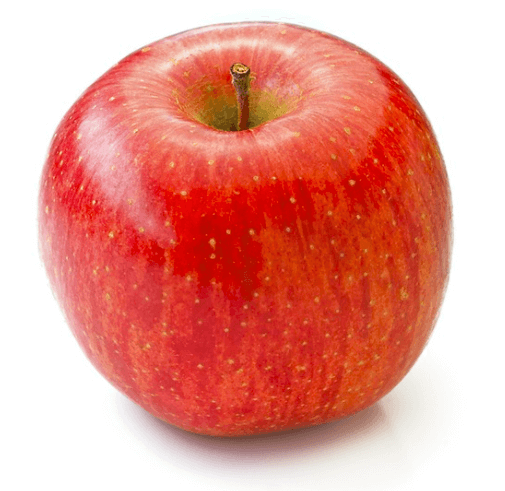
#> input picture 2025/Python/apple.png, 505 x 491 px
$ jupyter execute --allow-errors 20250806_opencv.ipynb   (older library calls are emulated)   (text cells are left out)
#> lines starting #> are read from the running program, lines starting #| are printed output that depends on the picture; after the words box and inside, x2 and y2 are one past the last pixel; in counts of white or black regions, pixels touching at a corner belong together; pictures that were not available may be replaced by others from this repository, and a replacement may not be noted
[cell 1]
import cv2
import numpy as np

[cell 2]
src = cv2.imread('apple.png', cv2.IMREAD_GRAYSCALE)
#> src: shape (491, 505); min 51, max 255, mean 175
dx = cv2.Sobel(src, -1, 1, 0, delta=120)
dy = cv2.Sobel(src, -1, 0, 1, delta=120)

cv2.imshow('src', src)
cv2.imshow('dx', dx)
cv2.imshow('dy', dy)

cv2.waitKey()
cv2.destroyAllWindows()

[cell 3]
src = cv2.imread('beach.jpg', cv2.IMREAD_GRAYSCALE)
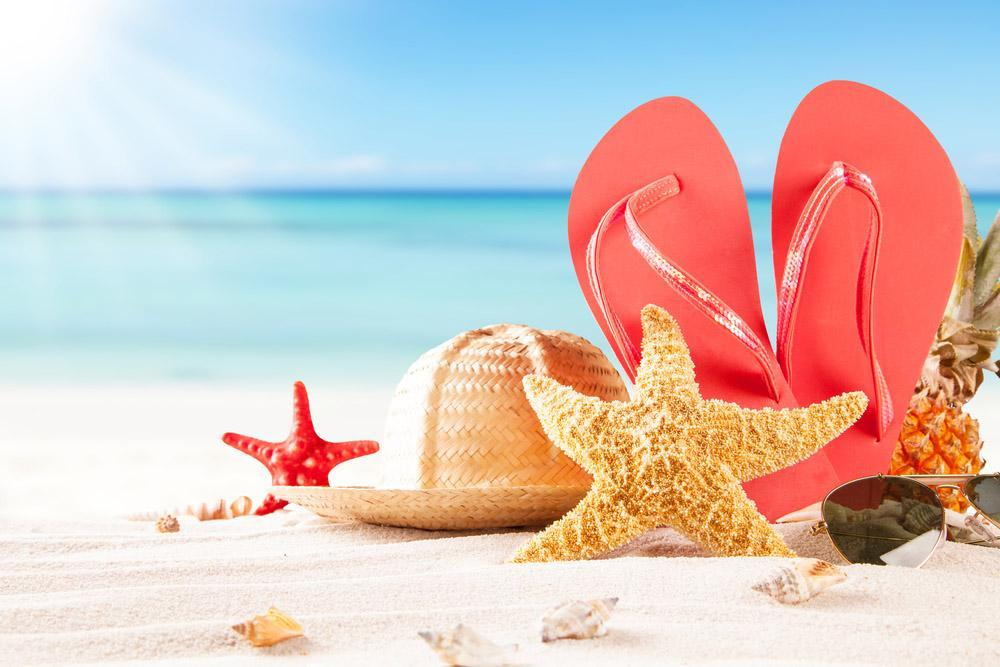
#> input picture 2025/Python/beach.jpg, 1000 x 667 px
#> src: shape (667, 1000); min 8, max 255, mean 200.6
dx = cv2.Sobel(src, cv2.CV_32F, 1, 0)
#> dx: shape (667, 1000) float32
dy = cv2.Sobel(src, cv2.CV_32F, 0, 1)
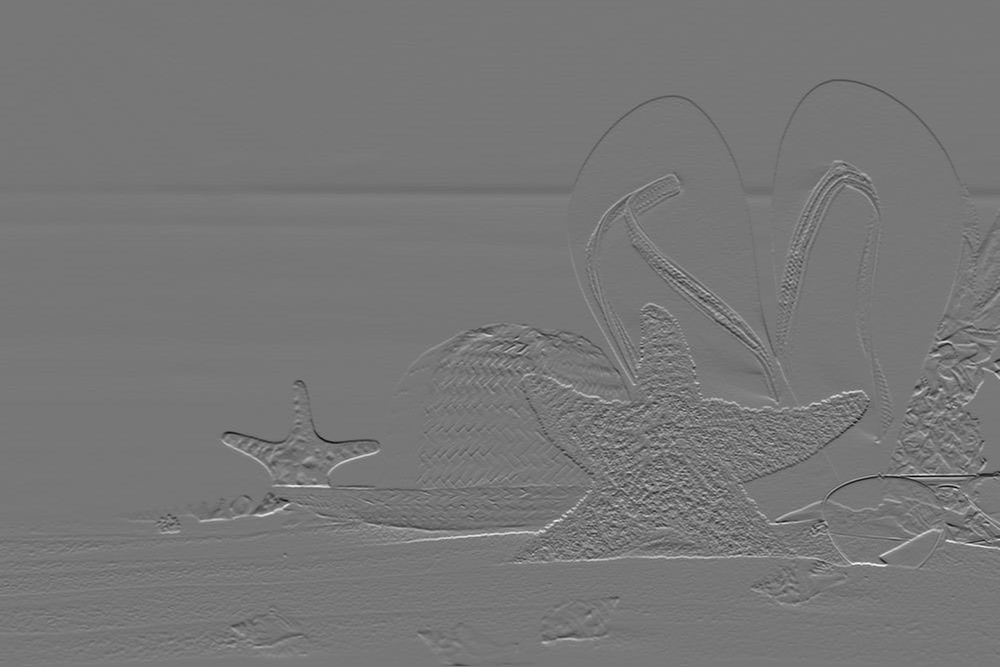
#> dy: shape (667, 1000) float32; min -708, max 805, mean 0.6; drawn with min black and max white

mag = cv2.magnitude(dx, dy)
mag = np.clip(mag, 0,255).astype(np.uint8)

dst = np.zeros(src.shape[:2], np.uint8)
dst[mag > 120] = 255
cv2.imshow('src', src)
cv2.imshow('mg', mag)
cv2.imshow('dst', dst)
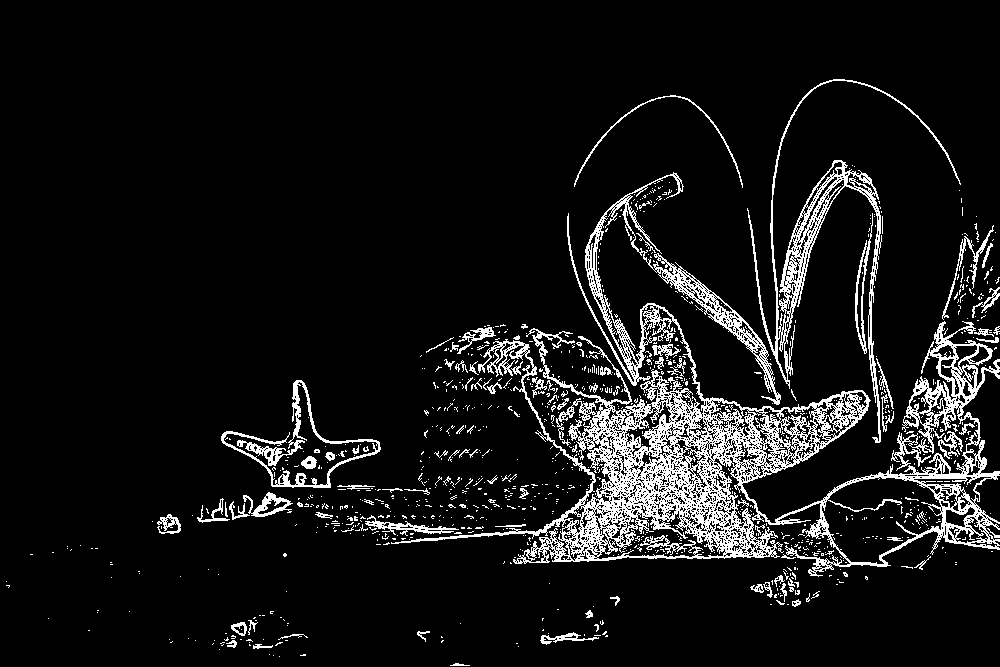
#> window 'dst': shape (667, 1000); 8.6% white in thin lines or dots, all inside (x1, y1, x2, y2) = (6, 79, 1000, 666)

cv2.waitKey()
cv2.destroyAllWindows()

[cell 4]
src = cv2.imread('building.png', cv2.IMREAD_GRAYSCALE)
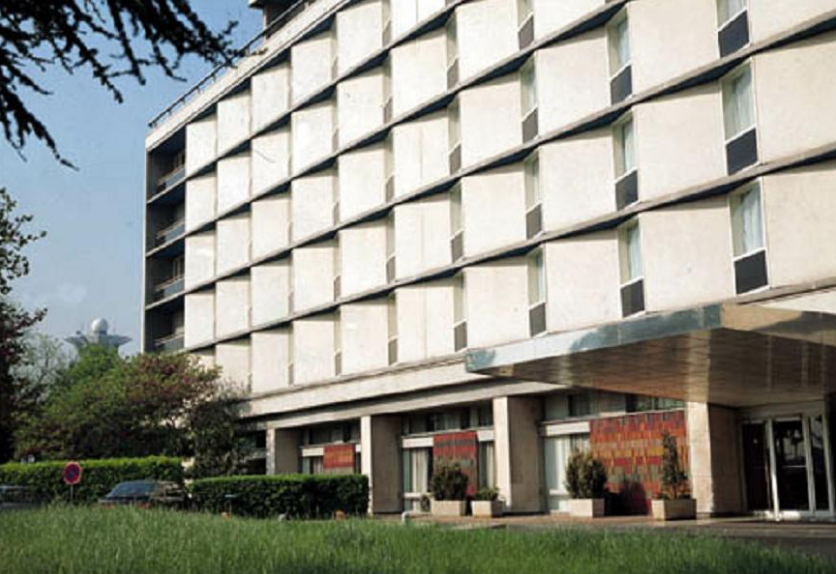
#> input picture 2025/Python/building.png, 836 x 574 px
#> src: shape (574, 836); min 0, max 255, mean 142.3

dst = cv2.Canny(src, 50, 150)
#> dst: shape (574, 836); 11.1% white in thin lines or dots

cv2.imshow('src', src)
cv2.imshow('dst', dst)

cv2.waitKey()
cv2.destroyAllWindows()

[cell 5]
src = cv2.imread('building.png', cv2.IMREAD_GRAYSCALE)
edge = cv2.Canny(src, 50, 150)
lines = cv2.HoughLinesP(edge, cv2.COLOR_GRAY2BGR, np.pi/180, 80, minLineLength=100, maxLineGap=10)
#> lines = 52 rows, first 6: [93, 387, 215, 347], [115, 508, 231, 510], [259, 257, 395, 197], [304, 310, 552, 230], [133, 408, 251, 388], [140, 311, 835, 16]
dst = cv2.cvtColor(edge, cv2.COLOR_GRAY2BGR)
#> dst: shape (574, 836, 3); 11.1% white in thin lines or dots

if lines is not None:
    for i in range(lines.shape[0]):
        pt1 = lines[i][0][0], lines[i][0][1]
        pt2 = lines[i][0][2], lines[i][0][3]
        cv2.line(dst, pt1, pt2, (0,0,255), 2, cv2.LINE_AA)
#> this loop made 52 passes
#> (pt1, pt2) on passes 1 to 12: ((93, 387), (215, 347)), ((115, 508), (231, 510)), ((259, 257), (395, 197)), ((304, 310), (552, 230)), ((133, 408), (251, 388)), ((140, 311), (835, 16)), ((368, 375), (495, 348)), ((139, 470), (246, 468)), ((498, 343), (611, 321)), ((11, 511), (154, 499)), ((205, 477), (320, 471)), ((155, 485), (263, 477))
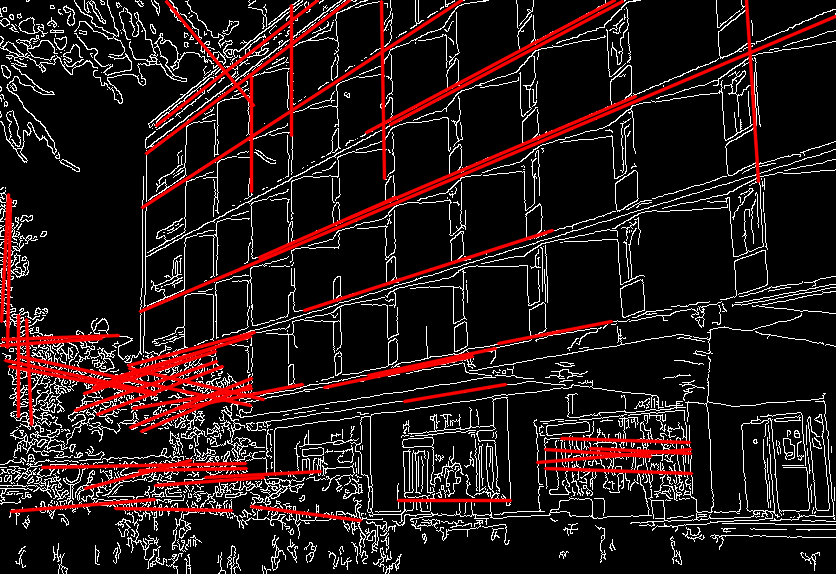
#> dst: shape (574, 836, 3); mean B, G, R 23.7, 23.7, 38.2

cv2.imshow('src', src)
cv2.imshow('dst', dst)

cv2.waitKey()
cv2.destroyAllWindows()

[cell 6]
src = cv2.imread('dial.jpg', cv2.IMREAD_GRAYSCALE)
#> (the rest of this cell did not finish here and is left out)

[cell 7]
import cv2
import numpy as np

src = cv2.imread('dog.jpg', cv2.IMREAD_GRAYSCALE)
temp = cv2.imread('dog_template.jpg', cv2.IMREAD_GRAYSCALE)
#> (the rest of this cell did not finish here and is left out)

[cell 8]
src = cv2.imread('people.jpg')
c_xml = 'haarcascade_frontalface_alt2.xml'

classifier = cv2.CascadeClassifier(c_xml)

faces = classifier.detectMultiScale(src, minSize=(50,50))
#> faces = ()
# faces = classifier.detectMultiScale(src)

for (x,y,w,h) in faces:
    cv2.rectangle(src, (x,y,w,h), (255,0,255), 2)
#> this loop made 0 passes

cv2.imshow('src', src)
cv2.waitKey()
cv2.destroyAllWindows()

[cell 9]
import random, cv2

cap = cv2.VideoCapture('vtest.avi')

hog = cv2.HOGDescriptor()
hog.setSVMDetector(cv2.HOGDescriptor_getDefaultPeopleDetector())

while True:
    ret, frame = cap.read()
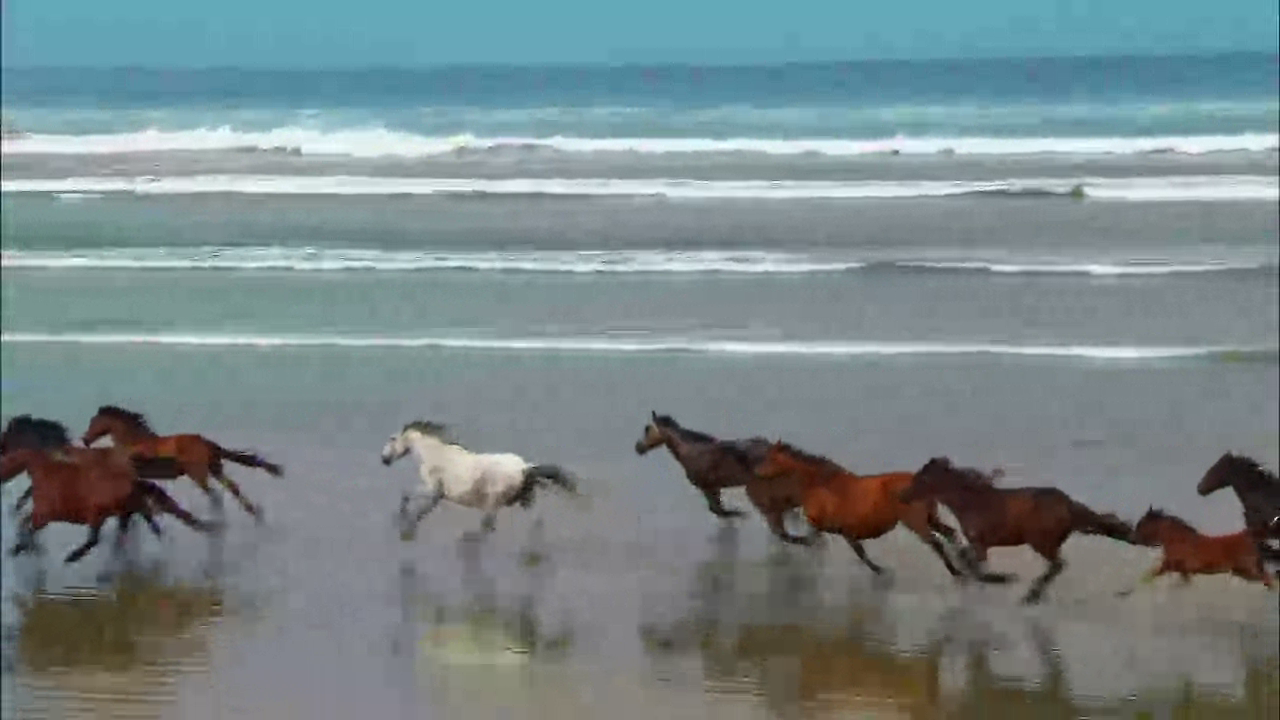
#> input picture frame 90 of html/practice/240320/Wildlife.webm, 1280 x 720 px, given in place of vtest.avi, which was not available
#> frame is the input picture: shape (720, 1280, 3); mean B, G, R 137.9, 135.7, 120.8
    if not ret:
        break
    detected, _ = hog.detectMultiScale(frame)
#> detected = [[368, 409, 78, 156]]

    for (x,y,w,h) in detected:
        c = (random.randint(0,255), random.randint(0,255), random.randint(0,255))
        cv2.rectangle(frame, (x,y,w,h), c, 3)
#> this loop made 1 pass
#> (x, y, w, h, c) on pass 1: (368, 409, 78, 156, (197, 215, 20))
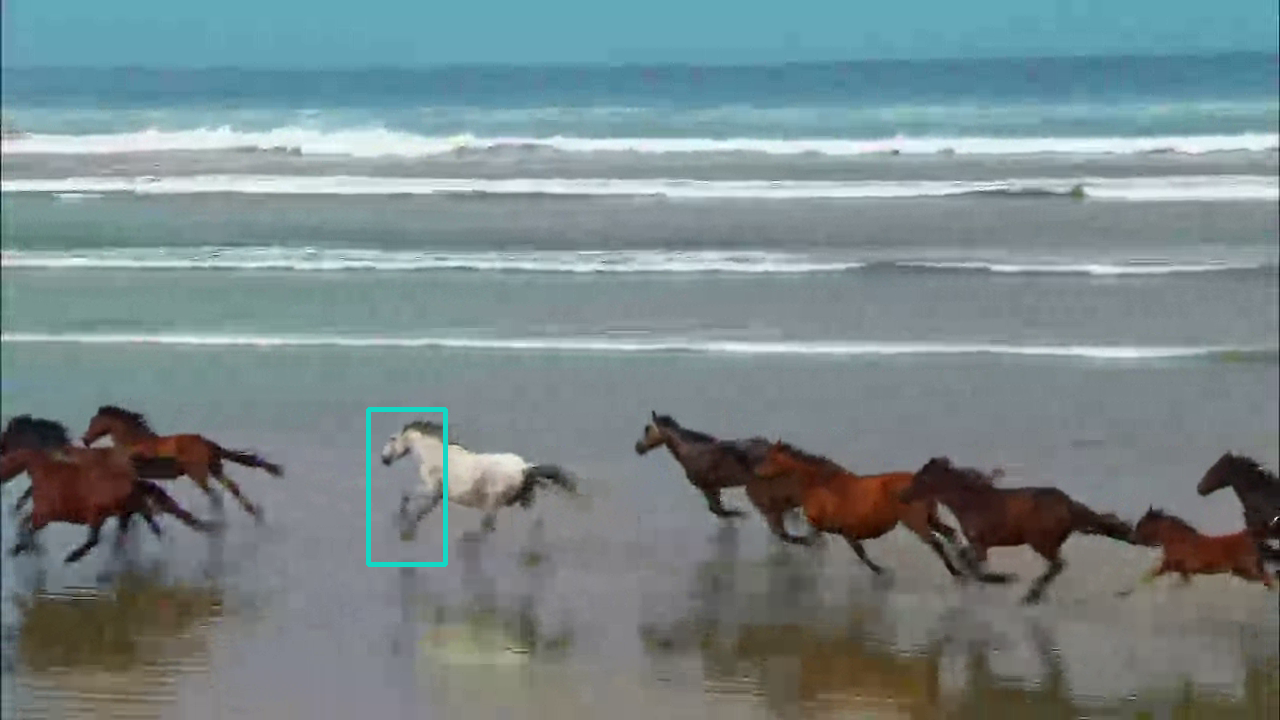
#> frame: shape (720, 1280, 3); 0.25% of pixels changed, all inside (x1, y1, x2, y2) = (366, 407, 448, 567)

    cv2.imshow('frame', frame)
    if cv2.waitKey(10) == 27:
#> (key Esc is pressed here)
        break

cv2.destroyAllWindows()
